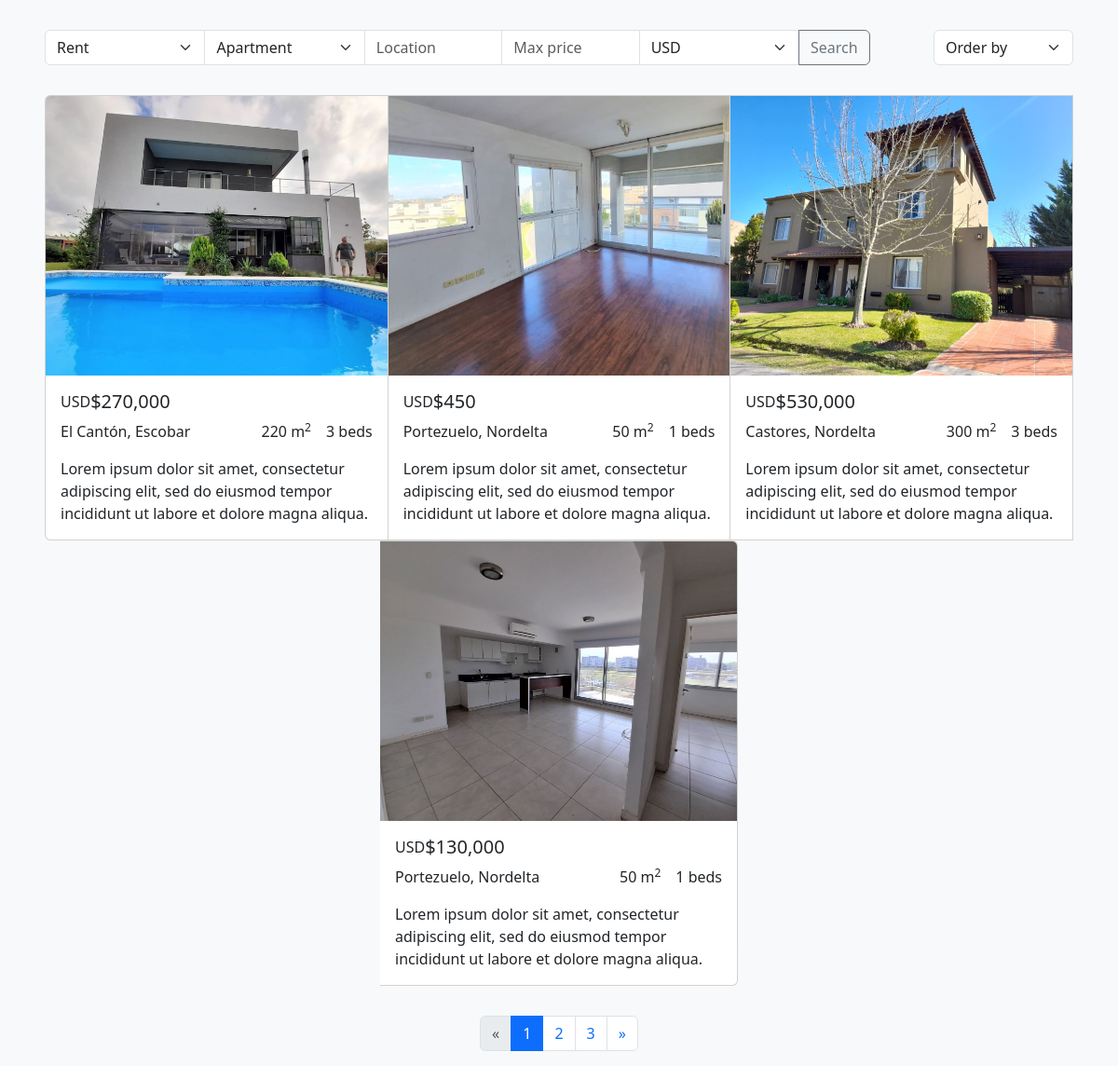
The page / on the database its author committed.
### flask_app.py (models this page shows)
class Property(db.Model):
    id = db.Column(db.Integer, primary_key=True)
    operation_id = db.Column(db.Integer, nullable=False)
    type_id = db.Column(db.Integer, nullable=False)
    sublocation_id = db.Column(db.Integer, nullable=False)
    size = db.Column(db.Integer, nullable=False)
    bedrooms = db.Column(db.Integer, nullable=False)
    bathrooms = db.Column(db.Integer, nullable=False)
    garages = db.Column(db.Integer, nullable=False)
    description = db.Column(db.Text, nullable=False)
    currency_id = db.Column(db.Integer, nullable=False)
    price = db.Column(db.Float, nullable=False)
    agent_id = db.Column(db.Integer, nullable=False)

class Currency(db.Model):
    id = db.Column(db.Integer, primary_key=True)
    name = db.Column(db.String(250), nullable=False)

class Sublocation(db.Model):
    id = db.Column(db.Integer, primary_key=True)
    name = db.Column(db.String(250), nullable=False)
    latitude = db.Column(db.Float, nullable=False)
    longitude = db.Column(db.Float, nullable=False)
    location_id = db.Column(db.Integer, nullable=False)

class Location(db.Model):
    id = db.Column(db.Integer, primary_key=True)
    name = db.Column(db.String(250), nullable=False)

### flask_app.py (the view, shortened to what this page needs)
@app.route("/")
def index():
    page = request.args.get("page", 1, type=int)
    per_page = 4  # Number of properties per page
    operations = Operation.query.all()
    types = Type.query.all()
    locations = Location.query.all()
    sublocations = Sublocation.query.all()
    currencies = Currency.query.all()
    operations.insert(ALL, Operation(id=ALL, name="All"))
    types.insert(ALL, Type(id=ALL, name="All"))
    currencies.insert(ALL, Currency(id=ALL, name="All"))
    operation_id = request.args.get("operation_id", type=int)
    type_id = request.args.get("type_id", type=int)
    location = request.args.get("location")
    max_price = request.args.get("max-price", type=float)
    currency_id = request.args.get("currency_id", type=int)
    order = request.args.get("order")
    query = Property.query
    if operation_id and operation_id != ALL:
        query = query.filter_by(operation_id=operation_id)
    if type_id and type_id != ALL:
        query = query.filter_by(type_id=type_id)
    if max_price:
        query = query.filter(Property.price <= max_price)
    if currency_id and currency_id != ALL:
        query = query.filter_by(currency_id=currency_id)
    if order and order != "default":
        if order == "asc":
            query = query.order_by(Property.price.asc())
        elif order == "desc":
            query = query.order_by(Property.price.desc())
    properties = query.paginate(page=page, per_page=per_page)
    return render_template(
        "index.html",
        operations=operations,
        types=types,
        locations=locations,
        sublocations=sublocations,
        currencies=currencies,
        properties=properties,
    )

### flask_app.py (called while the page is built)
@app.template_filter()
def currency(value):
    return "${:,.0f}".format(value)

### templates/index.html (shortened to what this page needs)
{% extends 'layout.html' %}
{% block content %}
<form>
    <div class="input-group">
        <select name="operation_id" class="form-select">
            {% for operation in operations %}
            <option value="{{ operation.id }}" {% if operation.id==request.args.get('operation_id')|int or
                (operation.id==1 and request.args.get('type_id')==None) %}selected{%endif %}>{{ operation.name }}
            </option>
            {% endfor %}
        </select>
        <select name="type_id" class="form-select">
            {% for type in types %}
            <option value="{{ type.id }}" {% if type.id==request.args.get('type_id')|int or (type.id==1 and
                request.args.get('type_id')==None) %}selected{% endif %}>{{ type.name }}</option>
            {% endfor %}
        </select>
        <input type="text" name="location" placeholder="Location" class="form-control"
            value="{{ request.args.get('location') or '' }}">
        <input type="number" name="max-price" placeholder="Max price" class="form-control"
            value="{{ request.args.get('max-price')|int or '' }}">
        <select name="currency_id" class="form-select">
            {% for currency in currencies %}
            <option value="{{ currency.id }}" {% if currency.id==request.args.get('currency_id')|int or (currency.id==1
                and request.args.get('currency_id')==None) %}selected{% endif %}>{{ currency.name }}</option>
            {% endfor %}
        </select>
        <button type="submit" class="btn btn-outline-secondary">Search</button>
    </div>
    <div>
        <select name="order" class="form-select" onchange="this.form.submit()">
            <option value="default" {% if request.args.get('order')=="default" %}selected{% endif %}>Order by</option>
        </select>
    </div>
</form>
<div class="card-group">
    {% for property in properties.items %}
    <div class="card property-card" onclick="window.location.href='/property/{{ property.id }}'">
        <img src="../static/images/{{ property.id }}1.jpeg" class="card-img-top" alt="...">
        <div class="card-body">
            <div class="d-flex">
                <p class="mb-0">{{ currencies[property.currency_id].name }}</p>
                <h5 class="card-title">{{ property.price|currency }}</h5>
            </div>
            <div class="d-flex justify-content-between">
                <p>{{ sublocations[property.sublocation_id-1].name }},
                    {{ locations[sublocations[property.sublocation_id-1].location_id-1].name }}</p>
                <div class="d-flex">
                    <p>{{ property.size }} m<sup>2</sup></p>
                    <p class="ms-3">{{ property.bedrooms }} beds</p>
                </div>
            </div>
            <p class="card-text">Lorem ipsum dolor sit amet, consectetur adipiscing elit, sed do eiusmod tempor
                incididunt ut labore et dolore magna aliqua.</p>
        </div>
    </div>
    {% endfor %}
</div>
<nav aria-label="Page navigation">
    <ul class="pagination justify-content-center">
        {% if properties.has_prev %}
        <li class="page-item">
            <a class="page-link" href="{{ url_for('index', page=properties.prev_num,
                operation_id=request.args.get('operation_id'),
                type_id=request.args.get('type_id'),
                location=request.args.get('location'),
                max_price=request.args.get('max-price'),
                currency_id=request.args.get('currency_id'),
                order=request.args.get('order')) }}" aria-label="Previous">
                <span aria-hidden="true">&laquo;</span>
            </a>
        </li>
        {% else %}
        <li class="page-item disabled">
            <span class="page-link" aria-hidden="true">&laquo;</span>
        </li>
        {% endif %}
        {% for num in properties.iter_pages() %}
        <li class="page-item {% if properties.page == num %}active{% endif %}">
            <a class="page-link" href="{{ url_for('index', page=num,
                operation_id=request.args.get('operation_id'),
                type_id=request.args.get('type_id'),
                location=request.args.get('location'),
                max_price=request.args.get('max-price'),
                currency_id=request.args.get('currency_id'),
                order=request.args.get('order')) }}">{{ num }}</a>
        </li>
        {% endfor %}
        {% if properties.has_next %}
        <li class="page-item">
            <a class="page-link" href="{{ url_for('index', page=properties.next_num,
                operation_id=request.args.get('operation_id'),
                type_id=request.args.get('type_id'),
                location=request.args.get('location'),
                max_price=request.args.get('max-price'),
                currency_id=request.args.get('currency_id'),
                order=request.args.get('order')) }}" aria-label="Next">
                <span aria-hidden="true">&raquo;</span>
            </a>
        </li>
        {% else %}
        <li class="page-item disabled">
            <span class="page-link" aria-hidden="true">&raquo;</span>
        </li>
        {% endif %}
    </ul>
</nav>
{% endblock %}

### templates/layout.html (shortened to what this page needs)
<!DOCTYPE html>
<html lang="en">
<head>
    <link href="https://cdn.jsdelivr.net/npm/bootstrap@5.3.1/dist/css/bootstrap.min.css" rel="stylesheet"
>
    <link rel="stylesheet" href="https://unpkg.com/leaflet@1.9.4/dist/leaflet.css"
 />
    <link rel="stylesheet" href="../static/styles.css">
</head>
<body>
    {% block content %}{% endblock %}
</body>
</html>

### static/styles.css (style rules this page uses)
body { background-color: #f8f9fa; margin: 1rem; }
form { display: flex; justify-content: space-between; margin: 2rem; }
select { cursor: pointer; }
.input-group { width: fit-content; }
.card-group { margin: 2rem; justify-content: center; }
.property-card { min-width: 18rem; max-width: 24rem; cursor: pointer; }
.card img { height: 300px; object-fit: cover; }
ul { list-style-type: none; }
li { font-size: 1.2rem; }

### rows shown on the page
Property: shows a picture, price "$270,000", size "220", bedrooms "3"
Currency: name "USD"
Sublocation: name "El Cantón"
Location: name "Escobar"
Property: shows a picture, price "$450", size "50", bedrooms "1"
Sublocation: name "Portezuelo"
Location: name "Nordelta"
Property: shows a picture, price "$530,000", size "300", bedrooms "3"
Sublocation: name "Castores"
Property: shows a picture, price "$130,000", size "50", bedrooms "1"

### other values the page prints
{{ num }} "1" "2" "3"
form field operation_id "Rent"
form field type_id "Apartment"
form field currency_id "USD"
